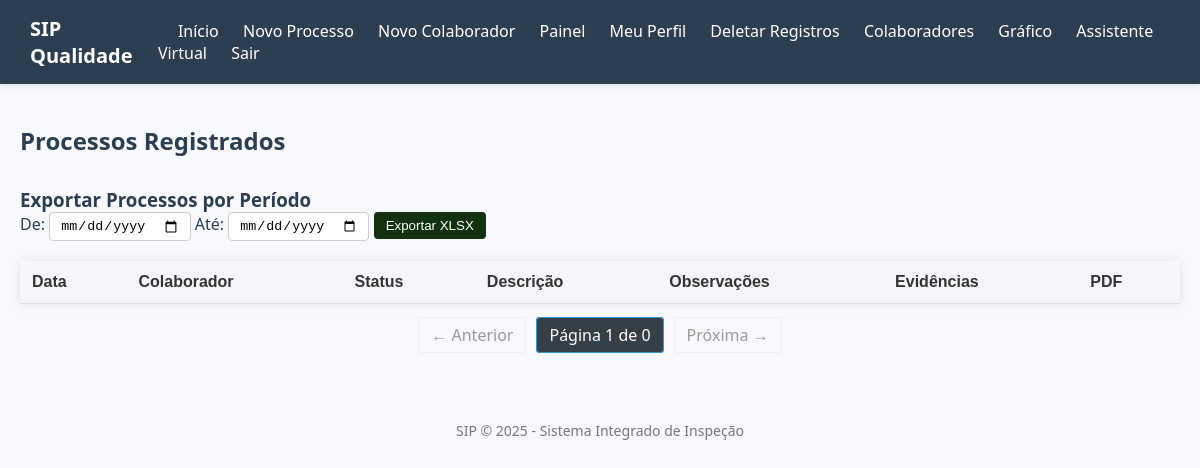
Before: /index (signed in) with the older database file.
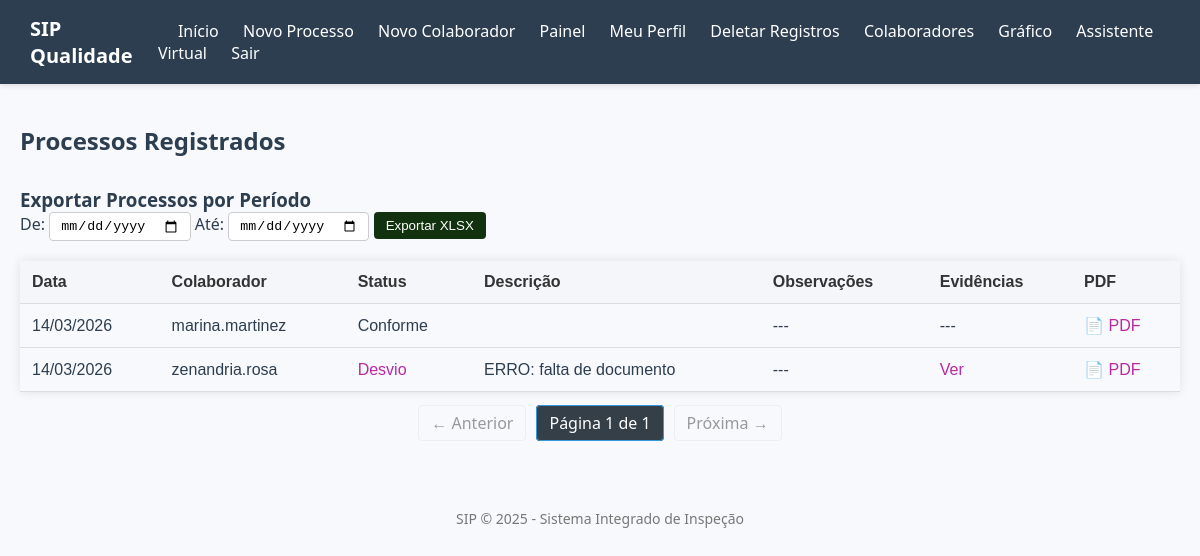
After: the same page with the newer database file.
### app/models.py (models this page shows)
class Processo(db.Model):
    id = db.Column(db.Integer, primary_key=True)
    colaborador_id = db.Column(db.Integer, db.ForeignKey('colaborador.id'), nullable=False)
    data_analise = db.Column(db.DateTime, nullable=False)
    descricao = db.Column(db.Text, nullable=False)
    status = db.Column(db.String(20), nullable=False)
    observacoes = db.Column(db.Text)
    imagem = db.Column(db.String(200))
    detalhes = db.relationship('DetalhesProcesso', backref='processo', uselist=False)
    imagens = db.relationship(
    'ImagemProcesso',
    backref='processo',
    lazy=True,
    cascade="all, delete-orphan"
)

class Colaborador(db.Model):
    id = db.Column(db.Integer, primary_key=True)
    nome = db.Column(db.String(100), nullable=False)
    email = db.Column(db.String(120), nullable=False, unique=True)
    processos = db.relationship('Processo', backref='colaborador', lazy=True)

### app/routes.py (the view)
@app.route('/index')
def index():
    if not session.get('logado'):
        return redirect(url_for('login'))
    page = request.args.get('page', 1, type=int)
    processos = Processo.query.order_by(Processo.data_analise.desc()).paginate(page=page, per_page=10)
    return render_template('index.html', processos=processos, deletar_form=DeletarTodosForm())

### app/forms.py
class DeletarTodosForm(FlaskForm):
    submit = SubmitField('Deletar Todos os Registros')

### app/templates/index.html
{% extends 'base.html' %}
{% block content %}
<link rel="stylesheet" href="{{ url_for('static', filename='css/index_estilo.css') }}">
<h2>Processos Registrados</h2>
<h3>Exportar Processos por Período</h3>
<form action="{{ url_for('exportar_xlsx') }}" method="get">
    <label for="data_inicio">De:</label>
    <input type="date" name="data_inicio" required>
    <label for="data_fim">Até:</label>
    <input type="date" name="data_fim" required>
    <button type="submit">Exportar XLSX</button>
</form>
<table>
    <tr>
        <th>Data</th>
        <th>Colaborador</th>
        <th>Status</th>
        <th>Descrição</th>
        <th>Observações</th>
        <th>Evidências</th>
        <th>PDF</th>
    </tr>
    {% for processo in processos.items %}
    <tr>
        <td>{{ processo.data_analise.strftime('%d/%m/%Y') if processo.data_analise else '---' }}</td>
        <td>{{ processo.colaborador.nome }}</td>
        <td>
            {% if processo.status == 'Desvio' %}
                <a target="_blank"
                   href="https://outlook.office.com/mail/deeplink/compose?to={{ processo.colaborador.email }}&subject=Desvio%20encontrado%20-%20Qualidade&body=Prezados,%0D%0A%0D%0AIdentificamos um desvio no processo abaixo:%0D%0A%0D%0ADescrição: {{ processo.descricao | urlencode }}%0D%0AData da Análise: {{ processo.data_analise.strftime('%d/%m/%Y %H:%M') if processo.data_analise else '---' }}%0D%0AColaborador: {{ processo.colaborador.nome | urlencode }}%0D%0AObservações: {{ processo.observacoes or '---' | urlencode }}%0D%0A%0D%0AEm caso de dúvida, estamos à disposição.%0D%0A%0D%0AAtenciosamente,%0D%0AEquipe de Qualidade">
                     Desvio
                </a>
            {% else %}
                 Conforme
            {% endif %}
        </td>
        <td>{{ processo.descricao }}</td>
        <td>{{ processo.observacoes or '---' }}</td>
       <td>
{% if processo.imagens %}
    <a href="{{ url_for('ver_imagens_processo', id=processo.id) }}" target="_blank">
        Ver
    </a>
{% else %}
    ---
{% endif %}
</td>
        <td>
            <a href="{{ url_for('gerar_pdf', id=processo.id) }}" target="_blank">📄 PDF</a>
        </td>
    </tr>
    {% endfor %}
</table>
<nav aria-label="Paginação">
  <ul class="pagination">
    {% if processos.has_prev %}
      <li><a href="{{ url_for('index', page=processos.prev_num) }}">← Anterior</a></li>
    {% else %}
      <li class="disabled"><span>← Anterior</span></li>
    {% endif %}
    <li class="active">
      <span>Página {{ processos.page }} de {{ processos.pages }}</span>
    </li>
    {% if processos.has_next %}
      <li><a href="{{ url_for('index', page=processos.next_num) }}">Próxima →</a></li>
    {% else %}
      <li class="disabled"><span>Próxima →</span></li>
    {% endif %}
  </ul>
</nav>
{% endblock %}

Changed rows visible on the page:
added Processo: data_analise "14/03/2026", colaborador.nome "marina.martinez", status "Conforme", observacoes "---"
added Processo: data_analise "14/03/2026", colaborador.nome "zenandria.rosa", descricao "ERRO: falta de documento", observacoes "---"
Other visible differences:
{{ processos.pages }}: "0" → "1"
